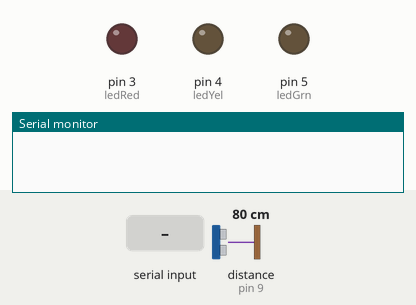
The sketch below on a simulated Arduino Uno, built with avr-gcc and run on an emulated ATmega328P. Parts: output pins drawn as LEDs (lit = HIGH), the last lines printed to the serial monitor. The test bench sets the inputs (shaded band); at power-on: distance to the obstacle (sensor on pin 9) 80 cm. The echo pulse lasts 58.3 µs per cm; pins used as bus, display or sensor lines are not drawn.

Above: at 1.2 s.
1.3 s: "<OnUltrasonic>" received over Serial
At 2.4 s:
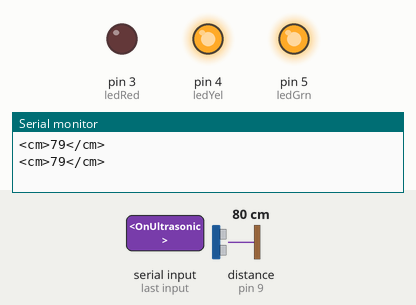
3.0 s: distance to the obstacle (sensor on pin 9) set to 54 cm
4.5 s: distance to the obstacle (sensor on pin 9) set to 48 cm
At 5.6 s:
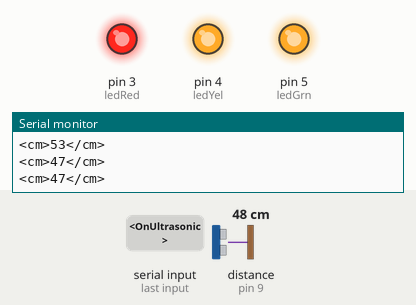
6.1 s: distance to the obstacle (sensor on pin 9) set to 120 cm
At 7.3 s:
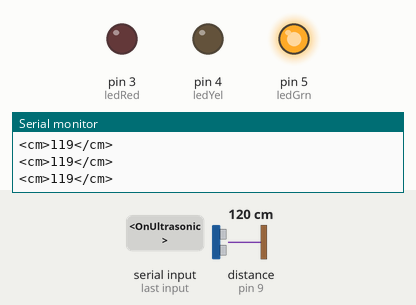
7.6 s: distance to the obstacle (sensor on pin 9) set to 104 cm
9.1 s: distance to the obstacle (sensor on pin 9) set to 96 cm
At 10.0 s:
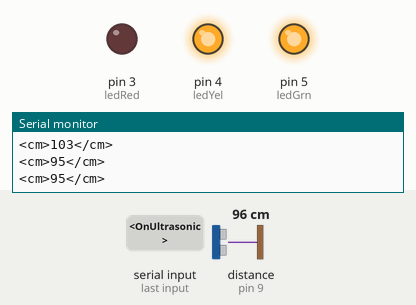
Timing chart, 0 to 11.6 s (numbered marks = the images above; inputs shaded):
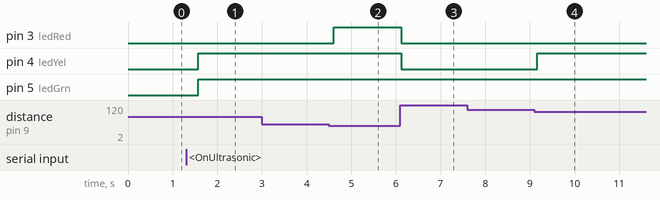

Measured:
- the behaviour switches between 51 and 50 cm on distance to the obstacle (sensor on pin 9) (found by bisection; images 1 and 2)
- the behaviour switches between 101 and 100 cm on distance to the obstacle (sensor on pin 9) (found by bisection; images 3 and 4)
- after the input at 1.3 s, pin 4 (ledYel), pin 5 (ledGrn): LOW → HIGH after 0.28 s
- after the input at 4.5 s, pin 3 (ledRed): LOW → HIGH after 0.10 s
- after the input at 6.1 s, pin 3 (ledRed), pin 4 (ledYel): HIGH → LOW at once
- after the input at 9.1 s, pin 4 (ledYel): LOW → HIGH after 0.06 s

The sketch:

ultrasonic.ino
```cpp
const int ledRed = 3;// Pin 3
const int ledYel = 4;// Pin 4
const int ledGrn = 5;// Pin 5
const int usTrig = 8;// Pin 8
const int usEcho = 9;// Pin 9
long dist;
bool ultrasonicOn = false;
 void setup()
 {
     pinMode(ledRed, OUTPUT); // Set pin 3 as digital out
     pinMode(ledGrn, OUTPUT); // Set pin 4 as digital out
     pinMode(ledYel, OUTPUT); // Set pin 5 as digital out
     pinMode(usTrig, OUTPUT); // Set pin 8 as digital out for the ultrasonic sensor
     pinMode(usEcho, INPUT); // Set pin 9 as digital in for the ultrasonic sensor
     // Start up serial connection
     Serial.begin(9600); // baud rate
     Serial.flush(); //they say it is handy to have it here
 }

void loop() {
SerialTalk();
//UltrasonicOn();
if(ultrasonicOn){
  dist = Distance(usTrig, usEcho);
  Serial.print("<cm>");
  Serial.print(dist);
  Serial.println("</cm>");
  LedIndication(dist);
}
delay(500);
}

long Distance(int usTrig, int usEcho){
  digitalWrite(usTrig, LOW);
  delayMicroseconds(2);
  digitalWrite(usTrig, HIGH);
  delayMicroseconds(10);
  digitalWrite(usTrig, LOW);
  long duration; // time for sound travel in ms
  duration = pulseIn(usEcho, HIGH);//get time between echo and signal
  return duration*0.03403/2;//time*speed of sound in cm/microseconds/2(as sound travels there and back)
  }
void LedIndication(long distance){
  if(distance>=200){//if distance is gt then 2m, leds are off
    digitalWrite(ledGrn, LOW);
    digitalWrite(ledYel, LOW);
    digitalWrite(ledRed, LOW);
    }
  if(distance>=100&&distance<200){//if distance is greater then 1m and less then 2m, Green led is on
    digitalWrite(ledGrn, HIGH);
    digitalWrite(ledYel, LOW);
    digitalWrite(ledRed, LOW);
    }
  if(distance>=50 && distance<100){//if distance is greater then 0.5m and less then 1m, Green and yellow leds are on
    digitalWrite(ledGrn, HIGH);
    digitalWrite(ledYel, HIGH);
    digitalWrite(ledRed, LOW);
    }
  if(distance<50){//if distance is less then 0.5m, all leds are on
    digitalWrite(ledGrn, HIGH);
    digitalWrite(ledYel, HIGH);
    digitalWrite(ledRed, HIGH);
    }
 }
void SerialTalk(){
   String input = "";
   while (Serial.available() > 0)//read data from serial
     {
         input += (char) Serial.read(); // Read in one char at a time
         delay(5); // Delay for 5 ms so the next char has time to be received
     }
     //handshake
     if (input == "<Hello Arduino>"){
        Serial.println("<Hello there>");
     }

     if (input == "<OnUltrasonic>"){
        ultrasonicOn=true;
     }
     if (input == "<OffUltrasonic>"){
        ultrasonicOn=false;
     }
}


void UltrasonicOn() {
   String input = "";
   while (Serial.available() > 0)//read data from serial
     {
         input += (char) Serial.read(); // Read in one char at a time
         delay(5); // Delay for 5 ms so the next char has time to be received
     }
     if (input == "<OnUltrasonic>"){
        delay(50);
        Serial.println("Sensor is on");
        ultrasonicOn=true;
     }
     if (input == "<OffUltrasonic>"){
        delay(50);
        Serial.println("Sensor is off");
        ultrasonicOn=false;
     }
  }
```
